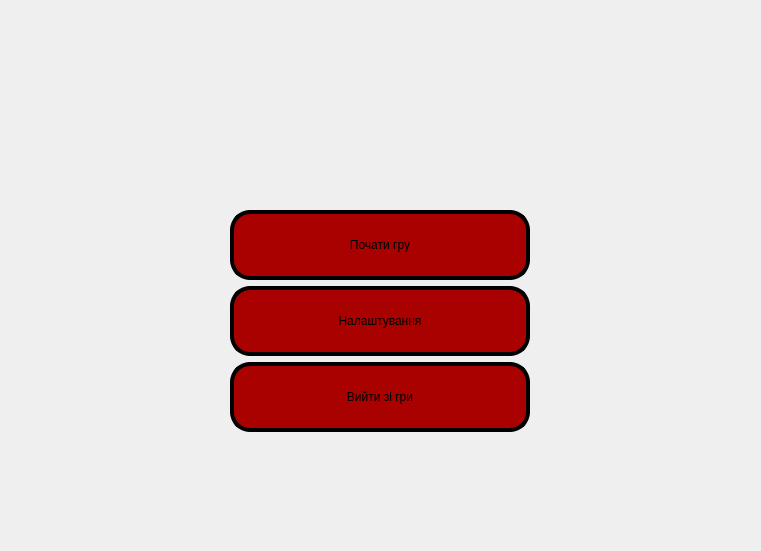
<?xml version="1.0" encoding="UTF-8"?>
<ui version="4.0">
 <class>MainWindow</class>
 <widget class="QMainWindow" name="MainWindow">
  <property name="enabled">
   <bool>true</bool>
  </property>
  <property name="geometry">
   <rect>
    <x>0</x>
    <y>0</y>
    <width>761</width>
    <height>551</height>
   </rect>
  </property>
  <property name="contextMenuPolicy">
   <enum>Qt::DefaultContextMenu</enum>
  </property>
  <property name="windowTitle">
   <string>Black Jack</string>
  </property>
  <property name="windowIcon">
   <iconset resource="Image.qrc">
    <normaloff>:/pht/image/icon.png</normaloff>:/pht/image/icon.png</iconset>
  </property>
  <widget class="QWidget" name="centralwidget">
   <widget class="QLabel" name="label_background_main">
    <property name="geometry">
     <rect>
      <x>240</x>
      <y>400</y>
      <width>761</width>
      <height>561</height>
     </rect>
    </property>
    <property name="text">
     <string/>
    </property>
   </widget>
   <widget class="QWidget" name="verticalLayoutWidget">
    <property name="geometry">
     <rect>
      <x>230</x>
      <y>210</y>
      <width>339</width>
      <height>271</height>
     </rect>
    </property>
    <layout class="QVBoxLayout" name="verticalLayout_3">
     <property name="spacing">
      <number>6</number>
     </property>
     <property name="sizeConstraint">
      <enum>QLayout::SetFixedSize</enum>
     </property>
     <property name="bottomMargin">
      <number>0</number>
     </property>
     <item>
      <widget class="QPushButton" name="pushButton">
       <property name="minimumSize">
        <size>
         <width>120</width>
         <height>70</height>
        </size>
       </property>
       <property name="sizeIncrement">
        <size>
         <width>0</width>
         <height>0</height>
        </size>
       </property>
       <property name="styleSheet">
        <string notr="true">QPushButton
{
 border: 4px solid black;
  border-radius: 20px;
  padding: 10px;
background-color: rgb(169, 0, 0);
	font: 900 16pt &quot;Segoe UI Black&quot;;
  font: black;
}

QPushButton:hover{
background-color: rgb(139, 0, 0);
}

QPushButton:pressed{
background-color: rgb(119, 0, 0);
}</string>
       </property>
       <property name="text">
        <string>Почати гру</string>
       </property>
      </widget>
     </item>
     <item>
      <widget class="QPushButton" name="pushButton_2">
       <property name="minimumSize">
        <size>
         <width>300</width>
         <height>70</height>
        </size>
       </property>
       <property name="sizeIncrement">
        <size>
         <width>0</width>
         <height>0</height>
        </size>
       </property>
       <property name="styleSheet">
        <string notr="true">QPushButton
{
 border: 4px solid black;
  border-radius: 20px;
  padding: 10px;
background-color: rgb(169, 0, 0);
	font: 900 16pt &quot;Segoe UI Black&quot;;
  font: black;
}

QPushButton:hover{
background-color: rgb(139, 0, 0);
}

QPushButton:pressed{
background-color: rgb(119, 0, 0);
}</string>
       </property>
       <property name="text">
        <string>Налаштування</string>
       </property>
       <property name="iconSize">
        <size>
         <width>16</width>
         <height>16</height>
        </size>
       </property>
      </widget>
     </item>
     <item>
      <widget class="QPushButton" name="pushButton_3">
       <property name="sizePolicy">
        <sizepolicy hsizetype="MinimumExpanding" vsizetype="Fixed">
         <horstretch>0</horstretch>
         <verstretch>0</verstretch>
        </sizepolicy>
       </property>
       <property name="minimumSize">
        <size>
         <width>300</width>
         <height>70</height>
        </size>
       </property>
       <property name="styleSheet">
        <string notr="true">QPushButton
{
 border: 4px solid black;
  border-radius: 20px;
  padding: 10px;
background-color: rgb(169, 0, 0);
	font: 900 16pt &quot;Segoe UI Black&quot;;
  font: black;
}

QPushButton:hover{
background-color: rgb(139, 0, 0);
}

QPushButton:pressed{
background-color: rgb(119, 0, 0);
}</string>
       </property>
       <property name="text">
        <string>Вийти зі гри</string>
       </property>
      </widget>
     </item>
    </layout>
   </widget>
   <widget class="QLabel" name="title">
    <property name="geometry">
     <rect>
      <x>160</x>
      <y>40</y>
      <width>441</width>
      <height>131</height>
     </rect>
    </property>
    <property name="text">
     <string/>
    </property>
    <property name="pixmap">
     <pixmap resource="Image.qrc">:/pht/image/title.png</pixmap>
    </property>
   </widget>
  </widget>
 </widget>
 <resources>
  <include location="Image.qrc"/>
 </resources>
 <connections/>
</ui>
